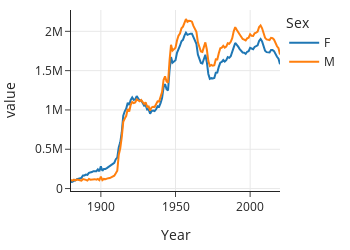

The cell this chart's notebook holds for it:
### Markdown cell above
Notice that the data values are identical in the pivot table and the table
produced with `.groupby()`; the values are just arranged differently. Pivot
tables are useful for quickly summarizing data using two attributes and are
often seen in articles and papers.

The `px.line()` function also happens to work well with pivot tables,
since the function draws one line for each column of data in the table:

### Code cell
px.line(mf_pivot, width=350, height=250)

### Figure 1 — Plotly figure (JSON) as saved in the notebook; plotly's stock layout.template omitted (floating-point values rounded to 4 significant figures; data arrays with more than 128 entries replaced by an {"elided": "..."} marker saying what was removed)
{"data": [{"hovertemplate": "Sex=F<br>Year=%{x}<br>value=%{y}<extra></extra>", "legendgroup": "F", "line": {"color": "#1F77B4", "dash": "solid"}, "marker": {"symbol": "circle"}, "mode": "lines", "name": "F", "orientation": "v", "showlegend": true, "type": "scatter", "x": {"elided": "141 int values"}, "xaxis": "x", "y": {"elided": "141 int values"}, "yaxis": "y"}, {"hovertemplate": "Sex=M<br>Year=%{x}<br>value=%{y}<extra></extra>", "legendgroup": "M", "line": {"color": "#FF7F0E", "dash": "solid"}, "marker": {"symbol": "circle"}, "mode": "lines", "name": "M", "orientation": "v", "showlegend": true, "type": "scatter", "x": {"elided": "141 int values"}, "xaxis": "x", "y": {"elided": "141 int values"}, "yaxis": "y"}], "layout": {"height": 250, "legend": {"title": {"text": "Sex"}, "tracegroupgap": 0}, "width": 350, "xaxis": {"anchor": "y", "autorange": true, "domain": [0, 1], "range": [1880, 2020], "title": {"text": "Year"}, "type": "linear"}, "yaxis": {"anchor": "x", "autorange": true, "domain": [0, 1], "range": [-31210.0, 2272000.0], "title": {"text": "value"}, "type": "linear"}}}
